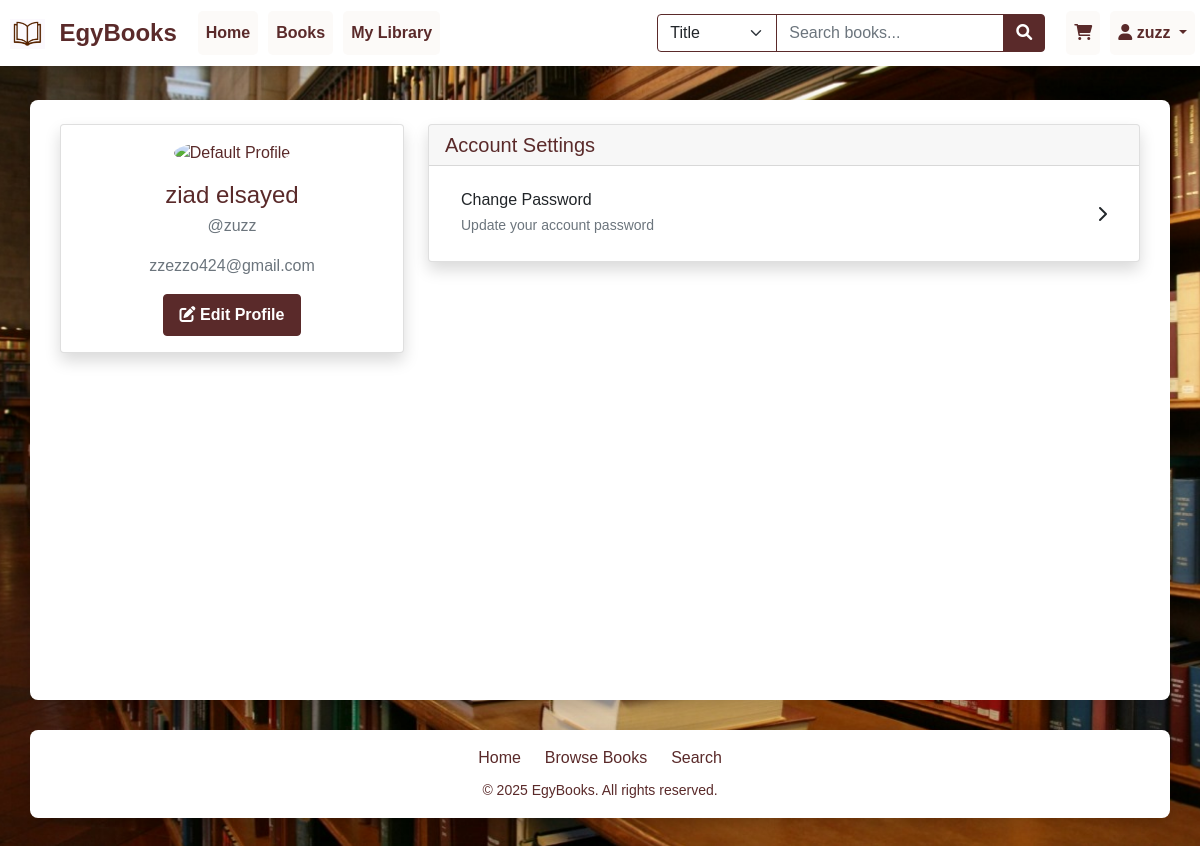
Screenshot of /users/profile/ (signed in) with the database file from the repository.
### users/models.py (models this page shows, shortened)
class User(AbstractUser):
    email = models.EmailField(_('email address'), unique=True)
    bio = models.TextField(blank=True)
    date_of_birth = models.DateField(null=True, blank=True)
    created_at = models.DateTimeField(auto_now_add=True)
    updated_at = models.DateTimeField(auto_now=True)
    USERNAME_FIELD = 'email'
    REQUIRED_FIELDS = ['username']
    class Meta:
        verbose_name = _('user')
        verbose_name_plural = _('users')

### users/views.py (the view)
# urls.py: path('profile/', views.ProfileView.as_view(), name='profile'),
class ProfileView(LoginRequiredMixin, TemplateView):
    template_name = 'users/profile.html'
    login_url = 'users:login'
    def get_context_data(self, **kwargs):
        context = super().get_context_data(**kwargs)
        context['profile'] = self.request.user.profile
        context['recent_activity'] = self.request.user.profile.get_recent_activity()
        return context

### users/models.py (called while the page is built)
    def get_recent_activity(self):
        return []  # Implement this method based on your needs

### books/templates/users/profile.html (shortened to what this page needs)
{% extends 'base.html' %}
{% load static %}
{% block extra_css %}
<link href="{% static 'users/css/users.css' %}" rel="stylesheet">
{% endblock %}
{% block content %}
<div class="row">
    <div class="col-md-4">
        <div class="card shadow mb-4">
            <div class="card-body text-center">
                {% if user.profile and user.profile.profile_picture %}
                    <img src="{{ user.profile.profile_picture.url }}" alt="Profile Picture" class="rounded-circle mb-3" style="width: 150px; height: 150px; object-fit: cover;">
                {% else %}
                    <img src="{% static 'images/default-profile.jpg' %}" alt="Default Profile" class="rounded-circle mb-3" style="width: 150px; height: 150px; object-fit: cover;">
                {% endif %}
                <h4 class="mb-1">{{ user.get_full_name }}</h4>
                <p class="text-muted mb-3">@{{ user.username }}</p>
                <p class="text-muted mb-3">{{ user.email }}</p>
                <a href="{% url 'users:profile_edit' %}" class="btn btn-primary">
                    <i class="fas fa-edit"></i> Edit Profile
                </a>
            </div>
        </div>
    </div>
    <div class="col-md-8">
        <div class="card shadow">
            <div class="card-header">
                <h5 class="mb-0">Account Settings</h5>
            </div>
            <div class="card-body">
                <div class="list-group list-group-flush">
                    <a href="{% url 'users:password_change' %}" class="list-group-item list-group-item-action">
                        <div class="d-flex w-100 justify-content-between align-items-center">
                            <div>
                                <h6 class="mb-1">Change Password</h6>
                                <small class="text-muted">Update your account password</small>
                            </div>
                            <i class="fas fa-chevron-right"></i>
                        </div>
                    </a>
                </div>
            </div>
        </div>
    </div>
</div>
{% endblock %}

### books/templates/base.html (shortened to what this page needs)
{% load static %}
<!DOCTYPE html>
<html lang="en">
<head>
    <link href="https://cdn.jsdelivr.net/npm/bootstrap@5.1.3/dist/css/bootstrap.min.css" rel="stylesheet">
    <link href="https://cdnjs.cloudflare.com/ajax/libs/font-awesome/6.0.0/css/all.min.css" rel="stylesheet">
    <link href="{% static 'css/style.css' %}" rel="stylesheet">
    {% block extra_css %}{% endblock %}
</head>
<body data-is-admin="{% if user.is_staff %}true{% else %}false{% endif %}" class="{% if user.is_authenticated %}authenticated{% endif %}">
    <div class="container-fluid px-0">
        <nav class="navbar navbar-expand-lg navbar-dark">
            <div class="container-fluid px-0">
                <a class="navbar-brand" href="{% url 'books:home' %}">
                    <img src="{% static 'images/logo.png' %}" alt="EgyBooks Logo" height="30" class="d-inline-block align-text-top me-2">
                    EgyBooks
                </a>
                <div class="collapse navbar-collapse" id="navbarNav">
                <ul class="navbar-nav me-auto">
                    <li class="nav-item">
                        <a class="nav-link" href="{% url 'books:home' %}">Home</a>
                    </li>
                    <li class="nav-item">
                        <a class="nav-link" href="{% url 'books:book_list' %}">Books</a>
                    </li>
                    {% if user.is_authenticated %}
                    <li class="nav-item">
                        <a class="nav-link" href="{% url 'library:my_books' %}">My Library</a>
                    </li>
                    {% endif %}
                </ul>
                <form class="d-flex me-3" action="{% url 'books:search' %}" method="get">
                    <div class="input-group">
                        <select class="form-select" name="search_type" style="max-width: 120px;">
                            <option value="title" selected>Title</option>
                        </select>
                        <input class="form-control" type="search" name="q" placeholder="Search books..." required>
                        <button class="btn btn-search" type="submit" style="background-color: #5A2A2A; color: white;">
                            <i class="fas fa-search"></i>
                        </button>
                    </div>
                </form>
                <ul class="navbar-nav">
                    {% if user.is_authenticated %}
                        <li class="nav-item">
                            <a class="nav-link" href="{% url 'cart:cart' %}">
                                <i class="fas fa-shopping-cart"></i>
                            </a>
                        </li>
                        <li class="nav-item dropdown">
                            <a class="nav-link dropdown-toggle" href="#" id="userDropdown" role="button" data-bs-toggle="dropdown">
                                <i class="fas fa-user"></i> {{ user.username }}
                            </a>
                        </li>
                    {% endif %}
                </ul>
            </div>
        </div>
    </nav>
    </div>
    <main class="py-4">
        {% block content %}{% endblock %}
    </main>
<footer class="footer mt-auto py-3 bg-white">
    <div class="container-fluid">
        <div class="row">
            <div class="col-12 text-center">
                <div class="d-flex gap-4 mb-2 justify-content-center">
                    <a href="{% url 'books:home' %}" class="text-decoration-none">Home</a>
                    <a href="{% url 'books:book_list' %}" class="text-decoration-none">Browse Books</a>
                    <a href="{% url 'books:search' %}" class="text-decoration-none">Search</a>
                </div>
                <div class="text-center">
                    <p class="mb-0"><small>&copy; {% now "Y" %} EgyBooks. All rights reserved.</small></p>
                </div>
            </div>
        </div>
    </div>
</footer>
</body>
</html>

### static/css/style.css (style rules this page uses)
body { min-height: 100vh; display: flex; flex-direction: column; }
main { flex: 1; }
.navbar-brand { font-weight: bold; font-size: 1.5rem; }
.footer { margin-top: auto; }
.card { transition: transform 0.2s ease-in-out; }
.btn-primary { background-color: #2c3e50; border-color: #2c3e50; }

### rows the page displays
User: username "zuzz", get_full_name "ziad elsayed", email "zzezzo424@gmail.com"
